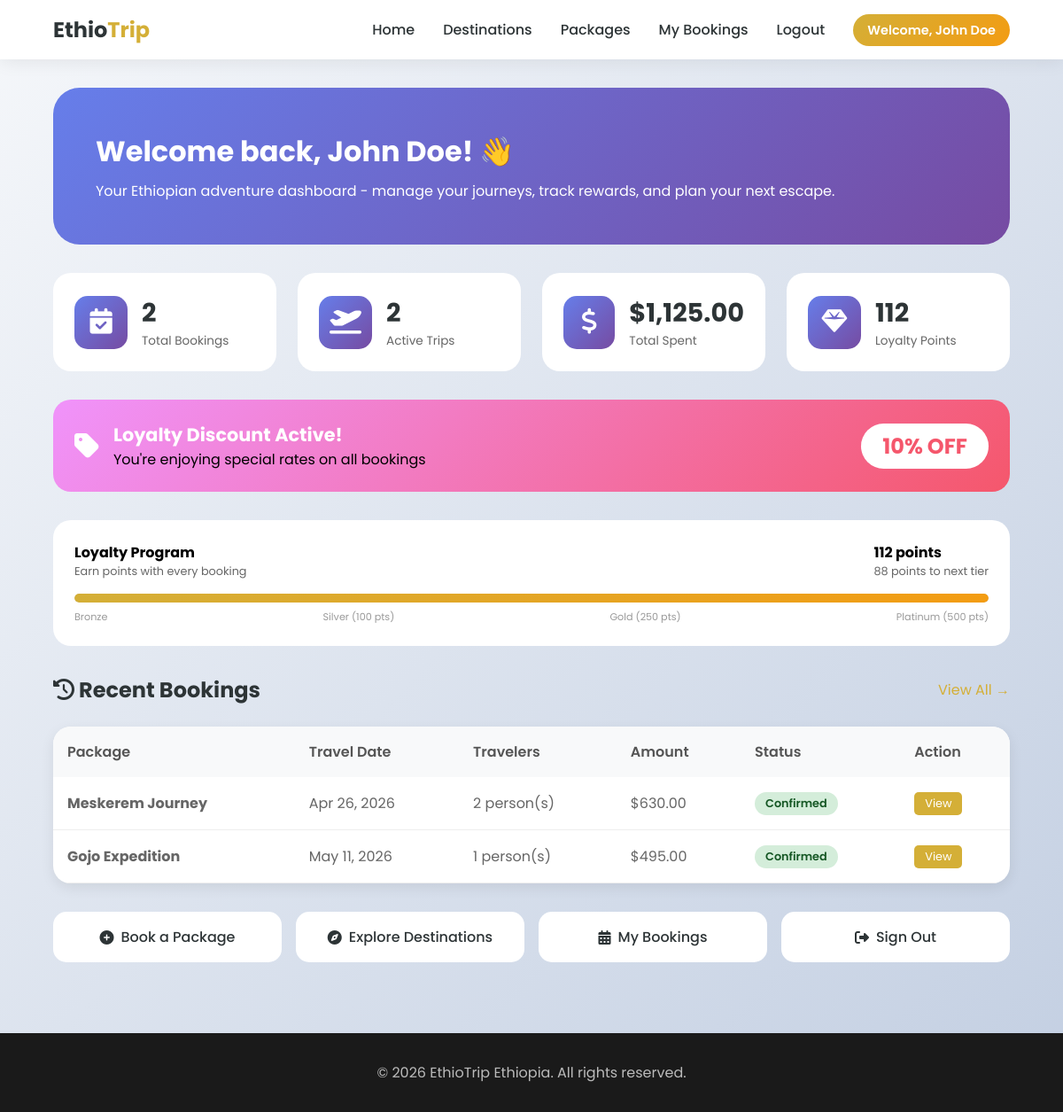
The app's page /dashboard.php (signed in) with its own data.
### tables this page shows
CREATE TABLE users (
    id INT PRIMARY KEY AUTO_INCREMENT,
    name VARCHAR(100) NOT NULL,
    email VARCHAR(100) UNIQUE NOT NULL,
    password VARCHAR(255) NOT NULL,
    phone VARCHAR(20) DEFAULT NULL,
    role ENUM('user', 'admin') DEFAULT 'user',
    trips_completed INT DEFAULT 0,
    total_spent DECIMAL(10,2) DEFAULT 0.00,
    loyalty_discount DECIMAL(3,2) DEFAULT 0.00,
    created_at TIMESTAMP DEFAULT CURRENT_TIMESTAMP
);

CREATE TABLE bookings (
    id INT PRIMARY KEY AUTO_INCREMENT,
    user_id INT NOT NULL,
    package_id INT DEFAULT NULL,
    package_name VARCHAR(100) DEFAULT NULL,
    travel_date DATE NOT NULL,
    number_of_travelers INT NOT NULL DEFAULT 1,
    total_amount DECIMAL(10,2) NOT NULL,
    discount_amount DECIMAL(10,2) DEFAULT 0.00,
    final_amount DECIMAL(10,2) NOT NULL,
    payment_method VARCHAR(50) DEFAULT NULL,
    payment_status ENUM('pending', 'completed', 'failed') DEFAULT 'pending',
    status ENUM('confirmed', 'pending', 'cancelled', 'completed') DEFAULT 'pending',
    special_requests TEXT,
    transaction_id VARCHAR(100) DEFAULT NULL,
    created_at TIMESTAMP DEFAULT CURRENT_TIMESTAMP,
    FOREIGN KEY (user_id) REFERENCES users(id) ON DELETE CASCADE,
    FOREIGN KEY (package_id) REFERENCES packages(id) ON DELETE SET NULL
);

### includes/auth.php (called while the page is built, shortened)
<?php
require_once __DIR__ . '/../config/database.php';
function isLoggedIn() {
    return isset($_SESSION['user_id']) && !empty($_SESSION['user_id']);
}
function getCurrentUser() {
    if (isLoggedIn()) {
        global $conn;
        $user_id = $_SESSION['user_id'];
        $query = "SELECT id, name, email, phone, role, trips_completed, total_spent, loyalty_discount, created_at FROM users WHERE id = ?";
        $stmt = mysqli_prepare($conn, $query);
        mysqli_stmt_bind_param($stmt, "i", $user_id);
        mysqli_stmt_execute($stmt);
        $result = mysqli_stmt_get_result($stmt);
        return mysqli_fetch_assoc($result);
    }
    return null;
}
?>

### dashboard.php (the view, shortened to what this page needs)
<?php
require_once 'config/database.php';
require_once 'includes/auth.php';
$user = getCurrentUser();
$user_id = $_SESSION['user_id'];
$stats_query = "SELECT
    COUNT(*) as total_bookings,
    SUM(CASE WHEN status = 'confirmed' THEN 1 ELSE 0 END) as active_bookings,
    SUM(CASE WHEN status = 'completed' THEN 1 ELSE 0 END) as completed_trips,
    COALESCE(SUM(final_amount), 0) as total_spent
    FROM bookings WHERE user_id = $user_id AND status != 'cancelled'";
$stats_result = mysqli_query($conn, $stats_query);
$stats = mysqli_fetch_assoc($stats_result);
$recent_query = "SELECT * FROM bookings WHERE user_id = $user_id ORDER BY created_at DESC LIMIT 5";
$recent_bookings = mysqli_query($conn, $recent_query);
$loyalty_points = floor(($stats['total_spent'] ?? 0) / 10);
$next_tier_points = 100 - ($loyalty_points % 100);
$discount_percent = ($user['loyalty_discount'] ?? 0) * 100;
?>
<!DOCTYPE html>
<html lang="en">
<head>
    <link rel="stylesheet" href="https://cdnjs.cloudflare.com/ajax/libs/font-awesome/6.4.0/css/all.min.css">
</head>
<body>
<nav class="navbar">
    <a href="dashboard.php" class="logo">Ethio<span>Trip</span></a>
    <ul class="nav-links">
        <li><a href="../frontend/home.html">Home</a></li>
        <li><a href="../frontend/Destination.html">Destinations</a></li>
        <li><a href="../frontend/packages.html">Packages</a></li>
        <li><a href="bookings.php">My Bookings</a></li>
        <li><a href="logout.php">Logout</a></li>
        <li><span class="welcome-badge">Welcome, <?php echo htmlspecialchars($user['name'] ?? ''); ?></span></li>
    </ul>
</nav>
<div class="container">
    <div class="hero-section">
        <h1>Welcome back, <?php echo htmlspecialchars($user['name'] ?? ''); ?>! 👋</h1>
        <p>Your Ethiopian adventure dashboard - manage your journeys, track rewards, and plan your next escape.</p>
    </div>
    <div class="stats-grid">
        <div class="stat-card">
            <div class="stat-icon"><i class="fas fa-calendar-check"></i></div>
            <div class="stat-info">
                <h3><?php echo $stats['total_bookings'] ?? 0; ?></h3>
                <p>Total Bookings</p>
            </div>
        </div>
        <div class="stat-card">
            <div class="stat-icon"><i class="fas fa-plane-departure"></i></div>
            <div class="stat-info">
                <h3><?php echo $stats['active_bookings'] ?? 0; ?></h3>
                <p>Active Trips</p>
            </div>
        </div>
        <div class="stat-card">
            <div class="stat-icon"><i class="fas fa-dollar-sign"></i></div>
            <div class="stat-info">
                <h3>$<?php echo number_format($stats['total_spent'] ?? 0, 2); ?></h3>
                <p>Total Spent</p>
            </div>
        </div>
        <div class="stat-card">
            <div class="stat-icon"><i class="fas fa-gem"></i></div>
            <div class="stat-info">
                <h3><?php echo $loyalty_points; ?></h3>
                <p>Loyalty Points</p>
            </div>
        </div>
    </div>
    <?php if ($discount_percent > 0): ?>
    <div class="discount-banner">
        <div class="discount-info">
            <i class="fas fa-tag"></i>
            <div>
                <h3>Loyalty Discount Active!</h3>
                <p>You're enjoying special rates on all bookings</p>
            </div>
        </div>
        <div class="discount-percent"><?php echo $discount_percent; ?>% OFF</div>
    </div>
    <?php endif; ?>
    <div class="loyalty-section">
        <div class="loyalty-header">
            <div>
                <strong>Loyalty Program</strong>
                <p style="font-size: 0.8rem; color: #666;">Earn points with every booking</p>
            </div>
            <div>
                <strong><?php echo $loyalty_points; ?> points</strong>
                <p style="font-size: 0.8rem; color: #666;"><?php echo max($next_tier_points, 0); ?> points to next tier</p>
            </div>
        </div>
        <div class="progress-bar">
            <div class="progress-fill" style="width: <?php echo min(($loyalty_points / 100) * 100, 100); ?>%;"></div>
        </div>
        <div style="display: flex; justify-content: space-between; margin-top: 0.5rem; font-size: 0.7rem; color: #999;">
            <span>Bronze</span><span>Silver (100 pts)</span><span>Gold (250 pts)</span><span>Platinum (500 pts)</span>
        </div>
    </div>
    <div class="section-title">
        <h2><i class="fas fa-history"></i> Recent Bookings</h2>
        <a href="bookings.php" style="color: #d4af37; text-decoration: none;">View All →</a>
    </div>
    <div class="bookings-table">
        <?php if (mysqli_num_rows($recent_bookings) > 0): ?>
        <table>
            <thead><tr><th>Package</th><th>Travel Date</th><th>Travelers</th><th>Amount</th><th>Status</th><th>Action</th></tr></thead>
            <tbody>
                <?php while($booking = mysqli_fetch_assoc($recent_bookings)): ?>
                <tr>
                    <td><strong><?php echo htmlspecialchars($booking['package_name'] ?? ''); ?></strong></td>
                    <td><?php echo date('M d, Y', strtotime($booking['travel_date'])); ?></td>
                    <td><?php echo $booking['number_of_travelers']; ?> person(s)</td>
                    <td>$<?php echo number_format($booking['final_amount'], 2); ?></td>
                    <td><span class="status status-<?php echo $booking['status']; ?>"><?php echo ucfirst($booking['status']); ?></span></td>
                    <td><a href="edit-booking.php?id=<?php echo $booking['id']; ?>" class="btn-sm">View</a></td>
                </tr>
                <?php endwhile; ?>
            </tbody>
        </table>
        <?php endif; ?>
    </div>
    <div class="quick-actions">
        <a href="../frontend/packages.html" class="action-card"><i class="fas fa-plus-circle"></i> Book a Package</a>
        <a href="../frontend/Destination.html" class="action-card"><i class="fas fa-compass"></i> Explore Destinations</a>
        <a href="bookings.php" class="action-card"><i class="fas fa-calendar-alt"></i> My Bookings</a>
        <a href="logout.php" class="action-card"><i class="fas fa-sign-out-alt"></i> Sign Out</a>
    </div>
</div>
<footer class="footer">
    <p>© <?php echo date('Y'); ?> EthioTrip Ethiopia. All rights reserved.</p>
</footer>
</body>
</html>

### dashboard.php (style rules this page uses)
* { margin: 0; padding: 0; box-sizing: border-box; }
body { font-family: 'Poppins', sans-serif; background: linear-gradient(135deg, #f5f7fa 0%, #c3cfe2 100%); min-height: 100vh; }
.navbar { background: white; padding: 1rem 5%; display: flex; justify-content: space-between; align-items: center; box-shadow: 0 2px 20px rgba(0,0,0,0.08); flex-wrap: wrap; gap: 1rem; }
.logo { font-size: 1.5rem; font-weight: 700; text-decoration: none; color: #2d3436; }
.logo span { color: #d4af37; }
.nav-links { display: flex; gap: 2rem; align-items: center; list-style: none; flex-wrap: wrap; }
.nav-links a { text-decoration: none; color: #2d3436; font-weight: 500; transition: 0.3s; }
.welcome-badge { background: linear-gradient(135deg, #d4af37, #f39c12); padding: 0.5rem 1rem; border-radius: 50px; color: white; font-weight: 600; font-size: 0.9rem; }
.container { max-width: 1400px; margin: 0 auto; padding: 2rem 5%; }
.hero-section { background: linear-gradient(135deg, #667eea 0%, #764ba2 100%); border-radius: 30px; padding: 3rem; margin-bottom: 2rem; color: white; }
.hero-section h1 { font-size: 2rem; margin-bottom: 0.5rem; }
.stats-grid { display: grid; grid-template-columns: repeat(auto-fit, minmax(240px, 1fr)); gap: 1.5rem; margin-bottom: 2rem; }
.stat-card { background: white; padding: 1.5rem; border-radius: 20px; display: flex; align-items: center; gap: 1rem; transition: transform 0.3s; cursor: pointer; }
.stat-icon { width: 60px; height: 60px; background: linear-gradient(135deg, #667eea, #764ba2); border-radius: 15px; display: flex; align-items: center; justify-content: center; font-size: 1.8rem; color: white; }
.stat-info h3 { font-size: 1.8rem; font-weight: 700; color: #2d3436; }
.stat-info p { color: #666; font-size: 0.85rem; }
.discount-banner { background: linear-gradient(135deg, #f093fb 0%, #f5576c 100%); border-radius: 20px; padding: 1.5rem; margin-bottom: 2rem; display: flex; justify-content: space-between; align-items: center; flex-wrap: wrap; gap: 1rem; }
.discount-info { display: flex; align-items: center; gap: 1rem; }
.discount-info i { font-size: 2rem; color: white; }
.discount-info h3 { color: white; font-size: 1.3rem; }
.discount-percent { background: white; padding: 0.5rem 1.5rem; border-radius: 50px; font-weight: 700; font-size: 1.5rem; color: #f5576c; }
.loyalty-section { background: white; border-radius: 20px; padding: 1.5rem; margin-bottom: 2rem; }
.loyalty-header { display: flex; justify-content: space-between; margin-bottom: 1rem; flex-wrap: wrap; gap: 1rem; }
.progress-bar { background: #e0e0e0; border-radius: 10px; height: 10px; overflow: hidden; }
.progress-fill { background: linear-gradient(90deg, #d4af37, #f39c12); width: 0%; height: 100%; border-radius: 10px; transition: width 0.5s; }
.section-title { display: flex; justify-content: space-between; align-items: center; margin-bottom: 1.5rem; flex-wrap: wrap; gap: 1rem; }
.section-title h2 { font-size: 1.5rem; color: #2d3436; }
.bookings-table { background: white; border-radius: 20px; overflow-x: auto; box-shadow: 0 5px 15px rgba(0,0,0,0.08); }
table { width: 100%; border-collapse: collapse; }
th { background: #f8f9fa; padding: 1rem; text-align: left; font-weight: 600; color: #555; }
td { padding: 1rem; border-bottom: 1px solid #eee; color: #666; }
.status { padding: 0.25rem 0.75rem; border-radius: 50px; font-size: 0.8rem; font-weight: 600; display: inline-block; }
.status-confirmed { background: #d4edda; color: #155724; }
.btn-sm { padding: 0.25rem 0.75rem; background: #d4af37; color: white; text-decoration: none; border-radius: 5px; font-size: 0.8rem; display: inline-block; }
.quick-actions { display: grid; grid-template-columns: repeat(auto-fit, minmax(200px, 1fr)); gap: 1rem; margin-top: 2rem; }
.action-card { background: white; padding: 1rem; border-radius: 15px; text-align: center; text-decoration: none; display: flex; align-items: center; justify-content: center; gap: 0.5rem; color: #2d3436; font-weight: 500; transition: 0.3s; }
.footer { background: #1a1a1a; color: #bbb; padding: 2rem 5%; text-align: center; margin-top: 3rem; }

### records on screen
users: name "John Doe", loyalty_discount "10"
bookings: package_name "Meskerem Journey", travel_date "Apr 26, 2026", number_of_travelers "2", final_amount "630.00", status "Confirmed"
bookings: package_name "Gojo Expedition", travel_date "May 11, 2026", number_of_travelers "1", final_amount "495.00", status "Confirmed"

### other values on screen
$stats['total_bookings'] "2"
$stats['active_bookings'] "2"
$stats['total_spent'] "1,125.00"
$loyalty_points "112"
max($next_tier_points, 0) "88"
